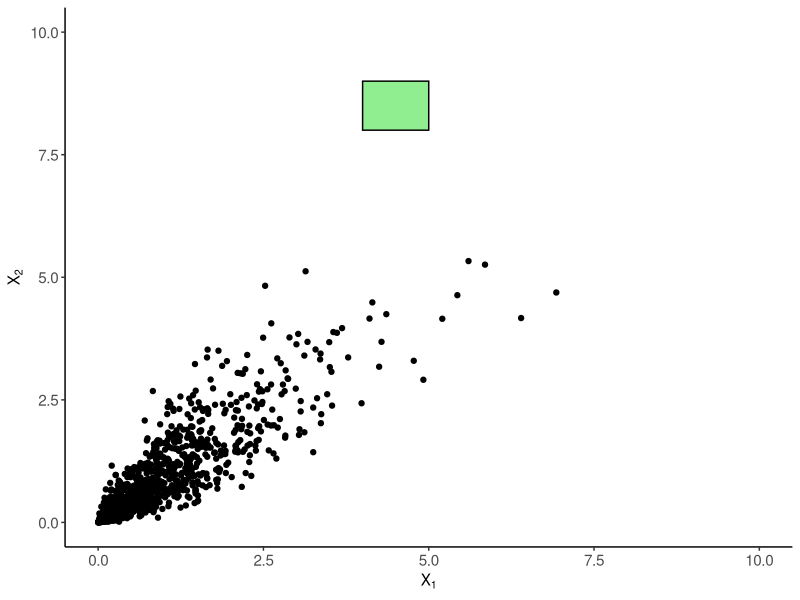

Reproduce this figure in R. (Note: this script raises an error after producing the figure.)
# library(evd)
# library(extRemes)
library(mvtnorm)
library(tidyverse)
library(patchwork)

gauss_copula <- function(n = 1000, rho = 0.5) {
  x <- rmvnorm(n, mean = c(0,0), sigma = matrix(c(1, rho, rho, 1), nrow = 2))
  u1 <- pnorm(x[,1])
  u2 <- pnorm(x[,2])
  f1 <- (-log(u1))^-1
  f2 <- (-log(u2))^-1
  e1 <- qexp(u1)
  e2 <- qexp(u2)
  return(list(original = x, 
              frechet = cbind(f1, f2),
              expo = cbind(e1, e2)))
}

logistic_copula <- function(n = 1000, r = 0.5) {
  x <- rbvevd(n, dep = r, model = "log")
  u1 <- pgev(x[,1], loc = 0, scale = 1, shape = 0)
  u2 <- pgev(x[,2], loc = 0, scale = 1, shape = 0)
  x1 <- qnorm(u1)
  x2 <- qnorm(u2)
  f1 <- (-log(u1))^-1
  f2 <- (-log(u2))^-1
  e1 <- qexp(u1)
  e2 <- qexp(u2)
  return(list(original = cbind(x1, x2), 
              frechet = cbind(f1, f2),
              expo = cbind(e1, e2)))
}

e_df <- gauss_copula(1000, 0.9)[[3]]
pred_task_joint <- e_df |> as_tibble() |> ggplot(aes(x = e1, y = e2)) + 
  geom_point() +
  theme_classic() +
  theme(panel.background = element_rect(fill='transparent'),
        plot.background = element_rect(fill='transparent', color='transparent'),
        axis.text = element_text(size = rel(1))) +
  xlim(0, 10) + ylim(0, 10) +
  annotate("rect", xmin = 8, xmax = 9,   ymin = 8,  ymax = 9, fill = "lightgreen", color = "black", alpha = 1) + 
  xlab(expression("X"["1"])) + ylab(expression("X"["2"]))

pred_task_x_extreme <- e_df |> as_tibble() |> ggplot(aes(x = e1, y = e2)) + 
  geom_point() +
  theme_classic() +
  theme(panel.background = element_rect(fill='transparent'),
        plot.background = element_rect(fill='transparent', color='transparent'),
        axis.text = element_text(size = rel(1))) +
  xlim(0, 10) + ylim(0, 10) +
  annotate("rect", xmin = 8, xmax = 9,   ymin = 4,  ymax = 5, fill = "lightgreen", color = "black", alpha = 1) + 
  xlab(expression("X"["1"])) + ylab(expression("X"["2"]))

pred_task_y_extreme <- e_df |> as_tibble() |> ggplot(aes(x = e1, y = e2)) + 
  geom_point() +
  theme_classic() +
  theme(panel.background = element_rect(fill='transparent'),
        plot.background = element_rect(fill='transparent', color='transparent'),
        axis.text = element_text(size = rel(1))) +
  xlim(0, 10) + ylim(0, 10) +
  annotate("rect", ymin = 8, ymax = 9, xmin = 4, xmax = 5, fill = "lightgreen", color = "black", alpha = 1) + 
  xlab(expression("X"["1"])) + ylab(expression("X"["2"]))

# 
# annotate("rect", xmin = 8, xmax = 9,   ymin = 6,  ymax = 7, fill = "lightgreen", color = "black", alpha = 1) + 
#   annotate("rect", xmin = 6, xmax = 7,   ymin = 8,  ymax = 9, fill = "lightgreen", color = "black", alpha = 1) + 

ggsave("~/Desktop/csu/prelim_presentation/pred_task_y.pdf",
       plot = pred_task_y_extreme,
       dpi = 320,
       width = 4,
       height = 4,
       bg = 'transparent')
knitr::plot_crop("~/Desktop/csu/prelim_presentation/pred_task_y.pdf")

w <- seq(0, 1, length.out = 1000)
gw <- gauss_gauge(w, 1-w, 0.5)
df <- cbind(w, 1-w, gw) |> as_tibble() |> rename(v = V2)
limit_set_plot <- df |> ggplot() + 
  geom_segment(aes(x = 1, y = 0, xend=1, yend=1), linetype = 2, color = "lightgrey") +
  geom_segment(aes(x = 0, y = 1, xend=1, yend=1), linetype = 2, color = "lightgrey") +
  geom_path(aes(x = w/gw, y =v/gw), linewidth = 1, color = "blue") +
  theme_classic() +
  theme(panel.background = element_rect(fill='transparent'),
        plot.background = element_rect(fill='transparent', color='transparent')) +
  xlim(0, 1.5) + ylim(0, 1.5) + 
  geom_point(aes(x = 0.5, y = 0.75), size = 2) + geom_segment(aes(x = 0, y = 0, xend = 0.5, yend = 0.75)) + 
  geom_point(aes(x = 0.7, y = 0.25), size = 2) + geom_segment(aes(x = 0, y = 0, xend = 0.7, yend = 0.25)) +
  geom_point(aes(x = 0.15, y = 0.5), size = 2) + geom_segment(aes(x = 0, y = 0, xend = 0.15, yend = 0.5)) +
  xlab("") + ylab("")
ggsave("~/Desktop/csu/prelim_presentation/limit_set_plot.pdf",
       plot = limit_set_plot,
       dpi = 320,
       bg = "transparent",
       width =3, height = 3)
knitr::plot_crop("~/Desktop/csu/prelim_presentation/limit_set_plot.pdf")


limit_set_geometry <- df |> ggplot() + 
  geom_segment(aes(x = 1, y = 0, xend=1, yend=1), linetype = 2, color = "lightgrey") +
  geom_segment(aes(x = 0, y = 1, xend=1, yend=1), linetype = 2, color = "lightgrey") +
  geom_path(aes(x = w/gw, y =v/gw), linewidth = 1, color = "blue") +
  theme_classic() +
  theme(panel.background = element_rect(fill='transparent'),
        plot.background = element_rect(fill='transparent', color='transparent')) +
  xlim(0, 1.5) + ylim(0, 1.5) + 
  geom_segment(aes(x = 0, y = 0, xend = 1.25, yend = 1.25),
               arrow = arrow(length = unit(0.5, "cm"))) +
  annotate("rect", xmin = 0.75, xmax = Inf,   ymin = 0.75,  ymax = Inf, fill = "salmon", alpha = 0.3) +
  geom_point(aes(x = 0.75, y = 0.75), shape = 8, size = 4, color = "red") +
  geom_point(aes(x = 0.75, y = 0.75), shape = 19, size = 2.5, color = "red") +
  xlab("") + ylab("")

# + geom_segment(aes(x = 0, y = 0, xend = 0.5, yend = 0.75)) + 
#   geom_point(aes(x = 0.7, y = 0.25), size = 2) + geom_segment(aes(x = 0, y = 0, xend = 0.7, yend = 0.25)) +
#   geom_point(aes(x = 0.15, y = 0.5), size = 2) + geom_segment(aes(x = 0, y = 0, xend = 0.15, yend = 0.5)) +
#   xlab("") + ylab("")
ggsave("~/Desktop/csu/prelim_presentation/limit_set_geometry.pdf",
       plot = limit_set_geometry,
       dpi = 320,
       bg = "transparent",
       width =3, height = 3)
knitr::plot_crop("~/Desktop/csu/prelim_presentation/limit_set_geometry.pdf")
